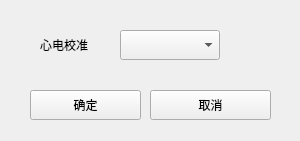
<?xml version="1.0" encoding="UTF-8"?>
<ui version="4.0">
 <class>Form_serv_xindianjiaozhun</class>
 <widget class="QWidget" name="Form_serv_xindianjiaozhun">
  <property name="geometry">
   <rect>
    <x>0</x>
    <y>0</y>
    <width>300</width>
    <height>141</height>
   </rect>
  </property>
  <property name="windowTitle">
   <string>心电校准</string>
  </property>
  <widget class="QLabel" name="label_2">
   <property name="geometry">
    <rect>
     <x>40</x>
     <y>35</y>
     <width>71</width>
     <height>20</height>
    </rect>
   </property>
   <property name="text">
    <string>心电校准</string>
   </property>
  </widget>
  <widget class="QComboBox" name="comboBox">
   <property name="geometry">
    <rect>
     <x>120</x>
     <y>30</y>
     <width>100</width>
     <height>30</height>
    </rect>
   </property>
   <property name="maxVisibleItems">
    <number>2</number>
   </property>
  </widget>
  <widget class="QPushButton" name="pushButton_2">
   <property name="geometry">
    <rect>
     <x>150</x>
     <y>90</y>
     <width>121</width>
     <height>30</height>
    </rect>
   </property>
   <property name="text">
    <string>取消</string>
   </property>
  </widget>
  <widget class="QPushButton" name="pushButton">
   <property name="geometry">
    <rect>
     <x>30</x>
     <y>90</y>
     <width>111</width>
     <height>30</height>
    </rect>
   </property>
   <property name="text">
    <string>确定</string>
   </property>
  </widget>
 </widget>
 <resources/>
 <connections/>
</ui>
